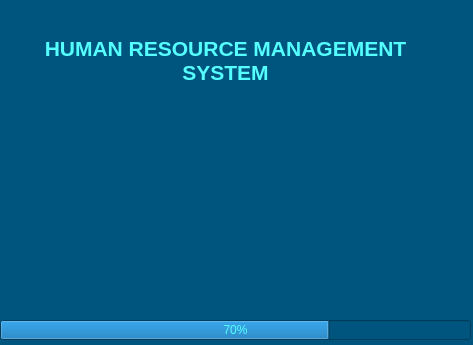
<?xml version="1.0" encoding="UTF-8"?>
<ui version="4.0">
 <class>splashHRMS</class>
 <widget class="QDialog" name="splashHRMS">
  <property name="windowModality">
   <enum>Qt::ApplicationModal</enum>
  </property>
  <property name="geometry">
   <rect>
    <x>0</x>
    <y>0</y>
    <width>473</width>
    <height>345</height>
   </rect>
  </property>
  <property name="contextMenuPolicy">
   <enum>Qt::NoContextMenu</enum>
  </property>
  <property name="windowTitle">
   <string>Dialog</string>
  </property>
  <property name="windowIcon">
   <iconset>
    <normaloff>../images/icon.png</normaloff>../images/icon.png</iconset>
  </property>
  <property name="styleSheet">
   <string notr="true">color:rgb(85, 255, 255);background-color:rgb(0, 85, 127)</string>
  </property>
  <widget class="QProgressBar" name="progressBar_logo">
   <property name="geometry">
    <rect>
     <x>0</x>
     <y>320</y>
     <width>471</width>
     <height>20</height>
    </rect>
   </property>
   <property name="value">
    <number>70</number>
   </property>
  </widget>
  <widget class="QLabel" name="label">
   <property name="geometry">
    <rect>
     <x>30</x>
     <y>30</y>
     <width>391</width>
     <height>61</height>
    </rect>
   </property>
   <property name="font">
    <font>
     <family>Tahoma</family>
     <pointsize>16</pointsize>
     <weight>75</weight>
     <bold>true</bold>
    </font>
   </property>
   <property name="styleSheet">
    <string notr="true"/>
   </property>
   <property name="text">
    <string>HUMAN RESOURCE MANAGEMENT SYSTEM</string>
   </property>
   <property name="alignment">
    <set>Qt::AlignCenter</set>
   </property>
   <property name="wordWrap">
    <bool>true</bool>
   </property>
  </widget>
  <widget class="QLabel" name="label_2">
   <property name="geometry">
    <rect>
     <x>120</x>
     <y>90</y>
     <width>211</width>
     <height>241</height>
    </rect>
   </property>
   <property name="text">
    <string/>
   </property>
   <property name="pixmap">
    <pixmap>../images/icon.png</pixmap>
   </property>
   <property name="scaledContents">
    <bool>true</bool>
   </property>
  </widget>
  <zorder>label_2</zorder>
  <zorder>progressBar_logo</zorder>
  <zorder>label</zorder>
 </widget>
 <resources/>
 <connections/>
</ui>
